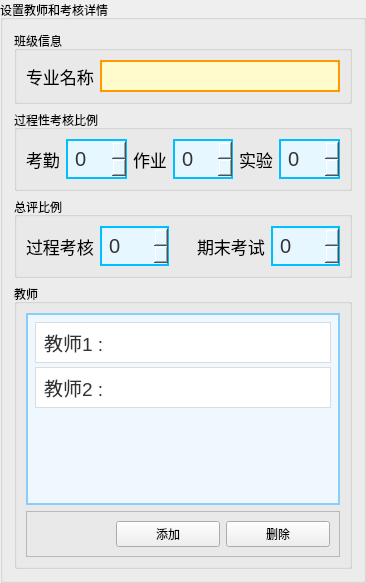
         <widget class="QGroupBox" name="groupBox_2">
          <property name="font">
           <font>
            <pointsize>9</pointsize>
           </font>
          </property>
          <property name="title">
           <string>设置教师和考核详情</string>
          </property>
          <layout class="QVBoxLayout" name="verticalLayout_5" stretch="0,0,0,4">
           <item>
            <widget class="QGroupBox" name="groupBox_6">
             <property name="title">
              <string>班级信息</string>
             </property>
             <layout class="QFormLayout" name="formLayout_2">
              <item row="0" column="0">
               <widget class="QLabel" name="label_14">
                <property name="font">
                 <font>
                  <pointsize>13</pointsize>
                 </font>
                </property>
                <property name="text">
                 <string>专业名称</string>
                </property>
               </widget>
              </item>
              <item row="0" column="1">
               <widget class="QLineEdit" name="lineEdit">
                <property name="styleSheet">
                 <string notr="true">QLineEdit {
    background-color: #fffbcc; /* 浅黄色背景 */
    border: 2px solid #ff9900; /* 橙色边框 */
    padding: 5px;
    font-size: 14px;
    color: #333333; /* 深色字体 */
}

QLineEdit:focus {
    border: 2px solid #ff6600; /* 聚焦时边框变为深橙色 */
    background-color: #fff3b0; /* 聚焦时背景变为更亮的浅黄色 */
}
</string>
                </property>
               </widget>
              </item>
             </layout>
            </widget>
           </item>
           <item>
            <widget class="QGroupBox" name="groupBox_4">
             <property name="font">
              <font>
               <pointsize>9</pointsize>
              </font>
             </property>
             <property name="title">
              <string>过程性考核比例</string>
             </property>
             <layout class="QHBoxLayout" name="horizontalLayout_4" stretch="1,2,1,2,1,2">
              <item>
               <widget class="QLabel" name="label_8">
                <property name="font">
                 <font>
                  <pointsize>13</pointsize>
                 </font>
                </property>
                <property name="text">
                 <string>考勤</string>
                </property>
               </widget>
              </item>
              <item>
               <widget class="QSpinBox" name="spinBox_attendance">
                <property name="font">
                 <font>
                  <pointsize>-1</pointsize>
                 </font>
                </property>
                <property name="styleSheet">
                 <string notr="true">QSpinBox::up-button {
    subcontrol-origin: border;
    subcontrol-position: top right;
    width: 16px;
    image: url(:/images2/add_24dp_FILL0_wght400_GRAD0_opsz24.png); /* 设置增加按钮的图标 */
}

QSpinBox::down-button {
    subcontrol-origin: border;
    subcontrol-position: bottom right;
    width: 16px;
    image: url(:/images2/remove_24dp_FILL0_wght400_GRAD0_opsz24.png); /* 设置减少按钮的图标 */
}

QSpinBox::up-button:hover {
    background-color: green; /* 悬停时背景颜色 */
}

QSpinBox::down-button:hover {
    background-color: rgb(85, 170, 255); /* 悬停时背景颜色 */
}
QSpinBox {
    background-color: #e6f7ff; /* 浅蓝色背景 */
    border: 2px solid #00bfff; /* 天蓝色边框 */
    padding: 5px;
    font-size: 20px;
    color: #333333; /* 深色字体 */
}</string>
                </property>
               </widget>
              </item>
              <item>
               <widget class="QLabel" name="label_9">
                <property name="font">
                 <font>
                  <pointsize>13</pointsize>
                 </font>
                </property>
                <property name="text">
                 <string>作业</string>
                </property>
               </widget>
              </item>
              <item>
               <widget class="QSpinBox" name="spinBox_homework">
                <property name="font">
                 <font>
                  <pointsize>-1</pointsize>
                 </font>
                </property>
                <property name="styleSheet">
                 <string notr="true">QSpinBox::up-button {
    subcontrol-origin: border;
    subcontrol-position: top right;
    width: 16px;
    image: url(:/images2/add_24dp_FILL0_wght400_GRAD0_opsz24.png); /* 设置增加按钮的图标 */
}

QSpinBox::down-button {
    subcontrol-origin: border;
    subcontrol-position: bottom right;
    width: 16px;
    image: url(:/images2/remove_24dp_FILL0_wght400_GRAD0_opsz24.png); /* 设置减少按钮的图标 */
}

QSpinBox::up-button:hover {
    background-color: green; /* 悬停时背景颜色 */
}

QSpinBox::down-button:hover {
    background-color: rgb(85, 170, 255); /* 悬停时背景颜色 */
}
QSpinBox {
    background-color: #e6f7ff; /* 浅蓝色背景 */
    border: 2px solid #00bfff; /* 天蓝色边框 */
    padding: 5px;
    font-size: 20px;
    color: #333333; /* 深色字体 */
}</string>
                </property>
               </widget>
              </item>
              <item>
               <widget class="QLabel" name="label_10">
                <property name="font">
                 <font>
                  <pointsize>13</pointsize>
                 </font>
                </property>
                <property name="text">
                 <string>实验</string>
                </property>
               </widget>
              </item>
              <item>
               <widget class="QSpinBox" name="spinBox_experiment">
                <property name="font">
                 <font>
                  <pointsize>-1</pointsize>
                 </font>
                </property>
                <property name="styleSheet">
                 <string notr="true">QSpinBox::up-button {
    subcontrol-origin: border;
    subcontrol-position: top right;
    width: 16px;
    image: url(:/images2/add_24dp_FILL0_wght400_GRAD0_opsz24.png); /* 设置增加按钮的图标 */
}

QSpinBox::down-button {
    subcontrol-origin: border;
    subcontrol-position: bottom right;
    width: 16px;
    image: url(:/images2/remove_24dp_FILL0_wght400_GRAD0_opsz24.png); /* 设置减少按钮的图标 */
}

QSpinBox::up-button:hover {
    background-color: green; /* 悬停时背景颜色 */
}

QSpinBox::down-button:hover {
    background-color: rgb(85, 170, 255); /* 悬停时背景颜色 */
}
QSpinBox {
    background-color: #e6f7ff; /* 浅蓝色背景 */
    border: 2px solid #00bfff; /* 天蓝色边框 */
    padding: 5px;
    font-size: 20px;
    color: #333333; /* 深色字体 */
}</string>
                </property>
               </widget>
              </item>
             </layout>
            </widget>
           </item>
           <item>
            <widget class="QGroupBox" name="groupBox_5">
             <property name="font">
              <font>
               <pointsize>9</pointsize>
              </font>
             </property>
             <property name="title">
              <string>总评比例</string>
             </property>
             <layout class="QHBoxLayout" name="horizontalLayout_3" stretch="2,3,1,2,3">
              <item>
               <widget class="QLabel" name="label_11">
                <property name="font">
                 <font>
                  <pointsize>13</pointsize>
                 </font>
                </property>
                <property name="text">
                 <string>过程考核</string>
                </property>
               </widget>
              </item>
              <item>
               <widget class="QSpinBox" name="spinBox_7">
                <property name="font">
                 <font>
                  <pointsize>-1</pointsize>
                 </font>
                </property>
                <property name="styleSheet">
                 <string notr="true">QSpinBox::up-button {
    subcontrol-origin: border;
    subcontrol-position: top right;
    width: 16px;
    image: url(:/images2/add_24dp_FILL0_wght400_GRAD0_opsz24.png); /* 设置增加按钮的图标 */
}

QSpinBox::down-button {
    subcontrol-origin: border;
    subcontrol-position: bottom right;
    width: 16px;
    image: url(:/images2/remove_24dp_FILL0_wght400_GRAD0_opsz24.png); /* 设置减少按钮的图标 */
}

QSpinBox::up-button:hover {
    background-color: green; /* 悬停时背景颜色 */
}

QSpinBox::down-button:hover {
    background-color: rgb(85, 170, 255); /* 悬停时背景颜色 */
}
QSpinBox {
    background-color: #e6f7ff; /* 浅蓝色背景 */
    border: 2px solid #00bfff; /* 天蓝色边框 */
    padding: 5px;
    font-size: 20px;
    color: #333333; /* 深色字体 */
}</string>
                </property>
                <property name="maximum">
                 <number>10</number>
                </property>
               </widget>
              </item>
              <item>
               <spacer name="horizontalSpacer">
                <property name="orientation">
                 <enum>Qt::Horizontal</enum>
                </property>
                <property name="sizeHint" stdset="0">
                 <size>
                  <width>40</width>
                  <height>20</height>
                 </size>
                </property>
               </spacer>
              </item>
              <item>
               <widget class="QLabel" name="label_12">
                <property name="font">
                 <font>
                  <pointsize>13</pointsize>
                 </font>
                </property>
                <property name="text">
                 <string>期末考试</string>
                </property>
               </widget>
              </item>
              <item>
               <widget class="QSpinBox" name="spinBox_8">
                <property name="font">
                 <font>
                  <pointsize>-1</pointsize>
                 </font>
                </property>
                <property name="styleSheet">
                 <string notr="true">QSpinBox::up-button {
    subcontrol-origin: border;
    subcontrol-position: top right;
    width: 16px;
    image: url(:/images2/add_24dp_FILL0_wght400_GRAD0_opsz24.png); /* 设置增加按钮的图标 */
}

QSpinBox::down-button {
    subcontrol-origin: border;
    subcontrol-position: bottom right;
    width: 16px;
    image: url(:/images2/remove_24dp_FILL0_wght400_GRAD0_opsz24.png); /* 设置减少按钮的图标 */
}

QSpinBox::up-button:hover {
    background-color: green; /* 悬停时背景颜色 */
}

QSpinBox::down-button:hover {
    background-color: rgb(85, 170, 255); /* 悬停时背景颜色 */
}
QSpinBox {
    background-color: #e6f7ff; /* 浅蓝色背景 */
    border: 2px solid #00bfff; /* 天蓝色边框 */
    padding: 5px;
    font-size: 20px;
    color: #333333; /* 深色字体 */
}</string>
                </property>
                <property name="maximum">
                 <number>10</number>
                </property>
               </widget>
              </item>
             </layout>
            </widget>
           </item>
           <item>
            <widget class="QGroupBox" name="groupBox_3">
             <property name="font">
              <font>
               <pointsize>9</pointsize>
              </font>
             </property>
             <property name="title">
              <string>教师</string>
             </property>
             <layout class="QVBoxLayout" name="verticalLayout_4">
              <item>
               <widget class="QListWidget" name="listWidget_teacher">
                <property name="font">
                 <font>
                  <pointsize>-1</pointsize>
                 </font>
                </property>
                <property name="styleSheet">
                 <string notr="true">QListWidget {
    background-color: #f0f8ff; /* 背景颜色 */
    border: 2px solid #87cefa; /* 边框颜色 */
    padding: 5px;
    font-size: 14px;
    color: #333333; /* 字体颜色 */
}

QListWidget::item {
    background-color: #ffffff; /* 项目项背景颜色 */
    border: 1px solid #dcdcdc; /* 项目项边框颜色 */
    padding: 5px;
    margin: 2px;
}

QListWidget::item:selected {
    background-color: #87cefa; /* 选中项背景颜色 */
    color: #ffffff; /* 选中项字体颜色 */
}

QListWidget::item:hover {
    background-color: #b0e0e6; /* 悬停项背景颜色 */
}

QListWidget::item:selected:hover {
    background-color: #4682b4; /* 选中且悬停项背景颜色 */
}

QScrollBar:vertical {
    border: 1px solid #87cefa;
    background: #f0f8ff;
    width: 15px;
    margin: 22px 0 22px 0;
}

QScrollBar::handle:vertical {
    background: #87cefa;
    min-height: 20px;
    border-radius: 5px;
}

QScrollBar::add-line:vertical, QScrollBar::sub-line:vertical {
    background: #87cefa; /* 更改按钮背景颜色 */
    border: 1px solid #87cefa;
    height: 20px;
    subcontrol-origin: margin;
}

QScrollBar::add-line:vertical {
    subcontrol-position: bottom;
}

QScrollBar::sub-line:vertical {
    subcontrol-position: top;
}

QScrollBar::up-arrow:vertical, QScrollBar::down-arrow:vertical {
    border: 1px solid #87cefa;
    width: 3px;
    height: 3px;
    background: #EE1196; /* 更改箭头背景颜色 */
}

QScrollBar::add-page:vertical, QScrollBar::sub-page:vertical {
    background: none;
}
</string>
                </property>
                <item>
                 <property name="text">
                  <string>教师1 : </string>
                 </property>
                 <property name="font">
                  <font>
                   <pointsize>14</pointsize>
                  </font>
                 </property>
                </item>
                <item>
                 <property name="text">
                  <string>教师2 : </string>
                 </property>
                 <property name="font">
                  <font>
                   <pointsize>14</pointsize>
                  </font>
                 </property>
                </item>
               </widget>
              </item>
              <item>
               <widget class="QFrame" name="frame_2">
                <property name="sizePolicy">
                 <sizepolicy hsizetype="Expanding" vsizetype="Expanding">
                  <horstretch>0</horstretch>
                  <verstretch>0</verstretch>
                 </sizepolicy>
                </property>
                <property name="frameShape">
                 <enum>QFrame::StyledPanel</enum>
                </property>
                <property name="frameShadow">
                 <enum>QFrame::Raised</enum>
                </property>
                <layout class="QHBoxLayout" name="horizontalLayout_2" stretch="0,0,1,1">
                 <item>
                  <spacer name="horizontalSpacer_2">
                   <property name="orientation">
                    <enum>Qt::Horizontal</enum>
                   </property>
                   <property name="sizeHint" stdset="0">
                    <size>
                     <width>40</width>
                     <height>20</height>
                    </size>
                   </property>
                  </spacer>
                 </item>
                 <item>
                  <spacer name="horizontalSpacer_3">
                   <property name="orientation">
                    <enum>Qt::Horizontal</enum>
                   </property>
                   <property name="sizeHint" stdset="0">
                    <size>
                     <width>40</width>
                     <height>20</height>
                    </size>
                   </property>
                  </spacer>
                 </item>
                 <item>
                  <widget class="QPushButton" name="bt_addTeacher">
                   <property name="sizePolicy">
                    <sizepolicy hsizetype="Minimum" vsizetype="Expanding">
                     <horstretch>0</horstretch>
                     <verstretch>0</verstretch>
                    </sizepolicy>
                   </property>
                   <property name="text">
                    <string>添加</string>
                   </property>
                   <property name="icon">
                    <iconset resource="icons.qrc">
                     <normaloff>:/images2/person_add_24dp.png</normaloff>:/images2/person_add_24dp.png</iconset>
                   </property>
                  </widget>
                 </item>
                 <item>
                  <widget class="QPushButton" name="bt_delTeacher">
                   <property name="sizePolicy">
                    <sizepolicy hsizetype="Minimum" vsizetype="Expanding">
                     <horstretch>0</horstretch>
                     <verstretch>0</verstretch>
                    </sizepolicy>
                   </property>
                   <property name="text">
                    <string>删除</string>
                   </property>
                   <property name="icon">
                    <iconset resource="icons.qrc">
                     <normaloff>:/images2/cancel_24dp_FILL0_wght400_GRAD0_opsz24.png</normaloff>:/images2/cancel_24dp_FILL0_wght400_GRAD0_opsz24.png</iconset>
                   </property>
                  </widget>
                 </item>
                </layout>
               </widget>
              </item>
             </layout>
            </widget>
           </item>
          </layout>
         </widget>
